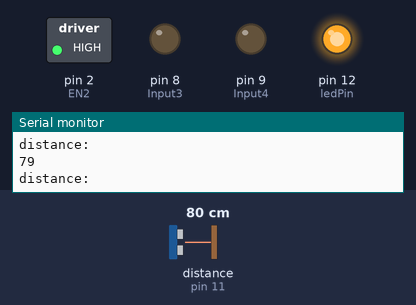
Bench run of a sketch on a simulated Arduino Uno, built with avr-gcc and run on an emulated ATmega328P. Parts: switched loads named in the sketch (green lamp = pin HIGH), output pins drawn as LEDs (lit = HIGH), the last lines printed to the serial monitor. Wiring (inferred from the names in the program): ultrasonic range finder: trigger pin 10; echo pin 11. The inputs (shaded band) are chosen by the test bench; at power-on: distance to the obstacle (sensor on pin 11) 80 cm. The echo pulse lasts 58.3 µs per cm; pins used as bus, display or sensor lines are not drawn.

Above: at 1.3 s.
1.4 s: distance to the obstacle (sensor on pin 11) set to 23 cm
2.9 s: distance to the obstacle (sensor on pin 11) set to 18 cm
At 4.1 s:
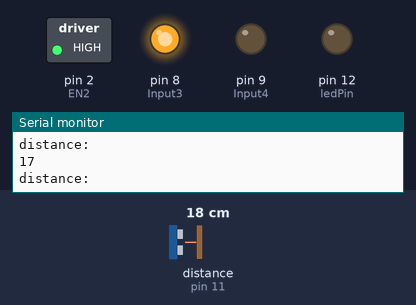
4.5 s: distance to the obstacle (sensor on pin 11) set to 35 cm
At 5.5 s:
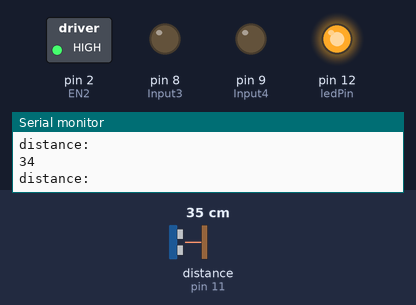
6.0 s: distance to the obstacle (sensor on pin 11) set to 2 cm
At 6.9 s:
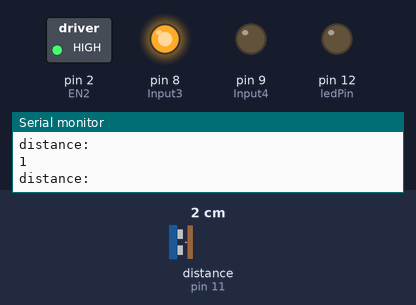
Timing chart, 0 to 8.5 s (numbered marks = the images above; inputs shaded):
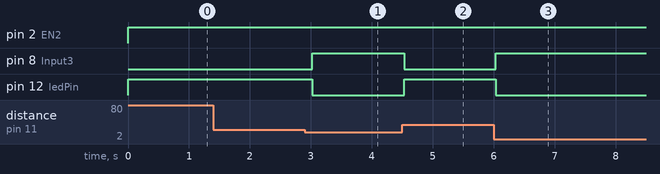

Measured:
- the behaviour switches between 21 and 20 cm on distance to the obstacle (sensor on pin 11) (found by bisection; images 0 and 1)
- after the input at 2.9 s, pin 8 (Input3): LOW → HIGH after 0.12 s; pin 12 (ledPin): HIGH → LOW after 0.12 s
- after the input at 4.5 s, pin 8 (Input3): HIGH → LOW at once; pin 12 (ledPin): LOW → HIGH at once
- after the input at 6.0 s, pin 8 (Input3): LOW → HIGH at once; pin 12 (ledPin): HIGH → LOW at once

The sketch:

revsmartfan.ino
```cpp
/***********************************************************
Project 18: Smart Fan
Description: When an object comes in front of it, it detects and fan starts rotating
Company: Texoham eLearning Platform
Website: www.texoham.com/elearning
***********************************************************/

const int trigPin = 10;               //arduino 10th pin connected to trig Pin of the ultrasonic sensor
const int echoPin = 11;               //arduino 11th pin connected to echo Pin of the ultrasonic sensor
const int ledPin =12;
//const int Input1 = 3;                 //arduino 3rd pin connected to L293D pin input1
//const int Input2 = 4;                 //arduino 4th pin connected to L293D pin input2
const int Input3 = 8;                 //arduino 8th pin connected to L293D pin input3
const int Input4 = 9;
const int EN2 = 2 ;//arduino 9th pin connected to L293D pin input4

void setup()
{
  pinMode(ledPin,OUTPUT);
  pinMode(trigPin, OUTPUT);
  pinMode(echoPin, INPUT);
  pinMode (Input4, OUTPUT);
  pinMode (Input3, OUTPUT);
  pinMode (EN2,OUTPUT);
  //pinMode (Input2, OUTPUT);
  //pinMode (Input1, OUTPUT);
  Serial.begin(9600);
}
long duration, distance;
void stop()
{
  digitalWrite(Input4, LOW);
  digitalWrite(Input3, LOW);
  digitalWrite(EN2, HIGH);
  //digitalWrite(Input2, LOW);
  //digitalWrite(Input1, LOW);
}

void start()
{
  digitalWrite(Input4, LOW);
  digitalWrite(Input3, HIGH);
  digitalWrite(EN2, HIGH);
  //digitalWrite(Input2, HIGH);
  //digitalWrite(Input1, LOW);
}


void loop()
{
  digitalWrite(trigPin, LOW);
  delayMicroseconds(2);
  digitalWrite(trigPin, HIGH);
  delayMicroseconds(10);
  digitalWrite(trigPin, LOW);
  duration = pulseIn(echoPin, HIGH);
  distance = duration/58.2;   // The speed of sound is 340 m/s or 29 microseconds per centimeter.// The echo travels out and back, so to find the distance of the
  Serial.println(distance);                                        // object we take half of the distance travelled.
  Serial.println("distance: ");

  if(distance<20)
  {
    digitalWrite(ledPin,LOW);
    start();
    delay(500);
  }
  else
  {
    digitalWrite(ledPin,HIGH);
    stop();
    delay(500);
  }
}
```
